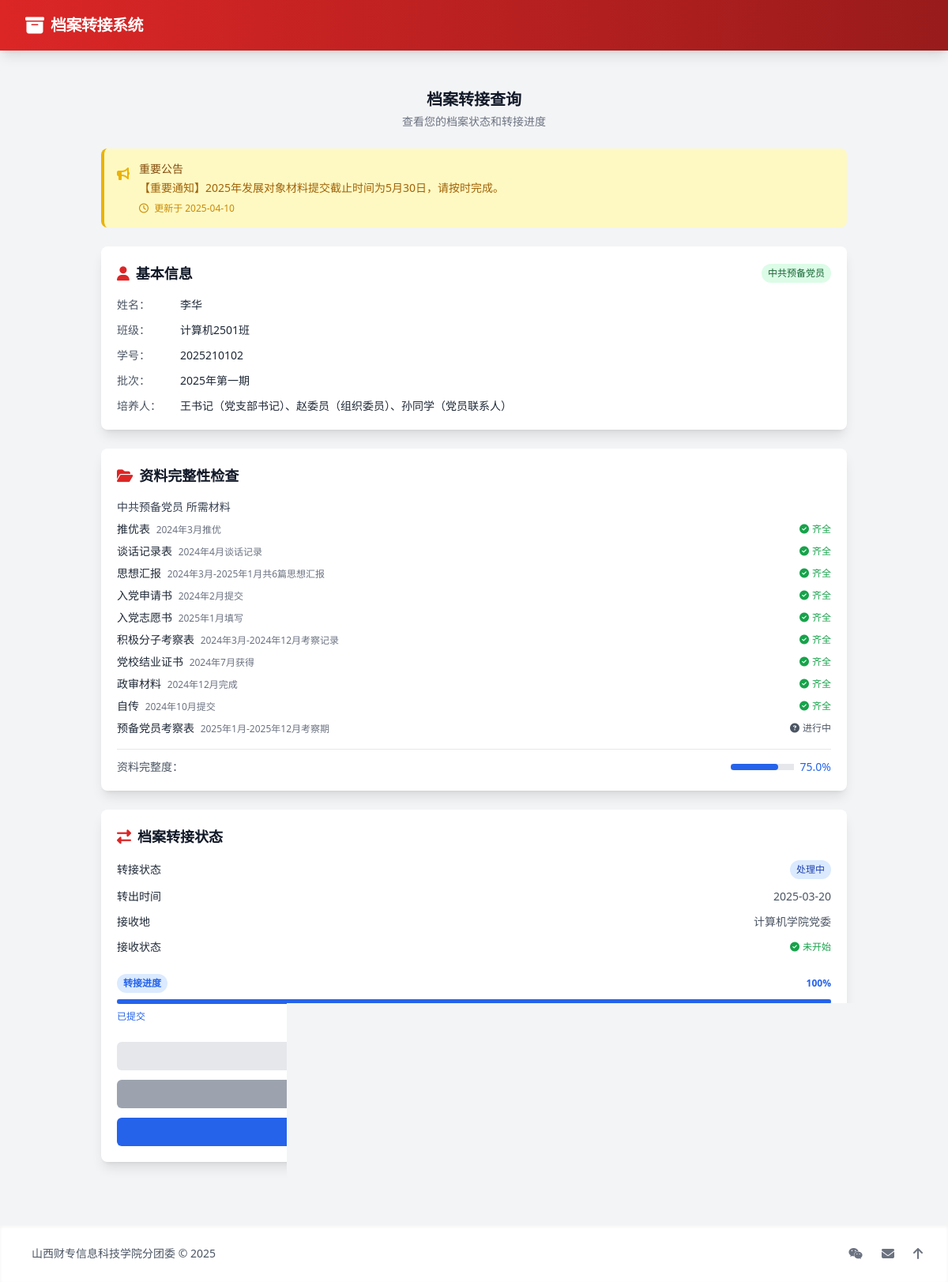
Screenshot of /transfer (signed in) with the database file from the repository.
### tables this page shows
CREATE TABLE announcements (
            id INTEGER PRIMARY KEY,
            content TEXT NOT NULL,
            update_date TEXT NOT NULL
        );

CREATE TABLE users (
            id INTEGER PRIMARY KEY AUTOINCREMENT,
            student_id TEXT UNIQUE NOT NULL,
            name TEXT NOT NULL,
            password TEXT NOT NULL,
            class_name TEXT NOT NULL,
            batch TEXT,
            is_admin INTEGER NOT NULL DEFAULT 0
        );

CREATE TABLE identities (
            id INTEGER PRIMARY KEY AUTOINCREMENT,
            name TEXT NOT NULL UNIQUE
        );

CREATE TABLE materials (
            id INTEGER PRIMARY KEY AUTOINCREMENT,
            name TEXT NOT NULL UNIQUE
        );

CREATE TABLE transfer_status (
            user_id INTEGER PRIMARY KEY,
            transfer_status TEXT NOT NULL,
            receive_status TEXT NOT NULL,
            transfer_date TEXT,
            receiver TEXT,
            progress INTEGER NOT NULL,
            abandoned_at TEXT,
            FOREIGN KEY (user_id) REFERENCES users(id)
        );

### app.py (the view)
    def wrap(*args, **kwargs):
        if 'user_id' not in session:
            flash('请先登录', 'error')
            return redirect(url_for('login'))
        return f(*args, **kwargs)

### app.py (called while the page is built)
def add_role_filter(value, cultivators):
    for cultivator in cultivators:
        if cultivator['name'] == value:
            return f"{value}（{cultivator['role']}）"
    return value

def login_required(f):
    def wrap(*args, **kwargs):
        if 'user_id' not in session:
            flash('请先登录', 'error')
            return redirect(url_for('login'))
        return f(*args, **kwargs)
    wrap.__name__ = f.__name__
    return wrap

### database.py (called while the page is built)
def get_db():
    conn = sqlite3.connect('archive.db', timeout=10)  # 增加超时时间
    conn.row_factory = sqlite3.Row
    return conn

def get_user_by_student_id(student_id):
    try:
        conn = get_db()
        with conn:
            user = conn.execute('SELECT * FROM users WHERE student_id = ?', (student_id,)).fetchone()
        return user
    finally:
        conn.close()

def get_user_identities(user_id):
    try:
        conn = get_db()
        with conn:
            identities = conn.execute('''
                SELECT i.id, i.name as identity_name
                FROM user_identities ui
                JOIN identities i ON ui.identity_id = i.id
                WHERE ui.user_id = ?
                ORDER BY i.id
            ''', (user_id,)).fetchall()
        return identities
    finally:
        conn.close()

def get_user_identity_ids(user_id):
    try:
        conn = get_db()
        with conn:
            identity_ids = conn.execute('SELECT identity_id FROM user_identities WHERE user_id = ?', (user_id,)).fetchall()
        return [i['identity_id'] for i in identity_ids]
    finally:
        conn.close()

def get_user_materials(user_id):
    try:
        conn = get_db()
        with conn:
            materials = conn.execute('''
                SELECT DISTINCT m.id, m.name,
                       COALESCE(um.status, '未录入') as status,
                       COALESCE(um.details, '') as details
                FROM materials m
                LEFT JOIN user_materials um ON m.id = um.material_id AND um.user_id = ?
                WHERE EXISTS (
                    SELECT 1 FROM identity_materials im
                    JOIN user_identities ui ON im.identity_id = ui.identity_id
                    WHERE ui.user_id = ? AND im.material_id = m.id
                )
                ORDER BY m.id
            ''', (user_id, user_id)).fetchall()
        return materials
    finally:
        conn.close()

### templates/transfer.html (shortened to what this page needs)
{% extends "base.html" %}
{% block content %}
<div class="w-full px-4 py-6">
    <header class="mb-6 animate-fadeIn">
        <h1 class="text-xl font-bold text-gray-900 dark:text-gray-100 text-center">档案转接查询</h1>
        <p class="mt-1 text-sm text-gray-500 dark:text-gray-400 text-center">查看您的档案状态和转接进度</p>
    </header>
    <div class="bg-yellow-100 dark:bg-yellow-900 border-l-4 border-yellow-500 dark:border-yellow-400 p-4 mb-6 rounded-lg animate-fadeIn">
        <div class="flex items-start">
            <div class="flex-shrink-0 text-yellow-500 dark:text-yellow-400 mt-1">
                <i class="fas fa-bullhorn"></i>
            </div>
            <div class="ml-3 flex-1">
                <h3 class="text-sm font-medium text-yellow-800 dark:text-yellow-200">重要公告</h3>
                <p class="mt-1 text-sm text-yellow-700 dark:text-yellow-300 whitespace-pre-line">{{ announcement.content }}</p>
                <p class="mt-2 text-xs text-yellow-600 dark:text-yellow-400">
                    <i class="far fa-clock mr-1"></i> 更新于 {{ announcement.update_date }}
                </p>
            </div>
        </div>
    </div>
    <div class="bg-white dark:bg-gray-800 rounded-lg shadow-lg p-5 mb-6 animate-fadeIn">
        <div class="flex justify-between items-center mb-4">
            <h2 class="text-lg font-semibold text-gray-900 dark:text-gray-100 flex items-center">
                <i class="fas fa-user mr-2 text-red-600 dark:text-red-400"></i> 基本信息
            </h2>
            <span class="bg-green-100 text-green-800 text-xs px-2 py-1 rounded-full">
                {{ identities|map(attribute='identity_name')|join('、') }}
            </span>
        </div>
        <div class="space-y-3 text-sm">
            <div class="flex items-center">
                <span class="text-gray-600 dark:text-gray-400 w-20">姓名：</span>
                <span class="text-gray-800 dark:text-gray-200 font-medium">{{ current_user.name }}</span>
            </div>
            <div class="flex items-center">
                <span class="text-gray-600 dark:text-gray-400 w-20">班级：</span>
                <span class="text-gray-800 dark:text-gray-200">{{ current_user.class_name }}</span>
            </div>
            <div class="flex items-center">
                <span class="text-gray-600 dark:text-gray-400 w-20">学号：</span>
                <span class="text-gray-800 dark:text-gray-200">{{ current_user.student_id }}</span>
            </div>
            <div class="flex items-center">
                <span class="text-gray-600 dark:text-gray-400 w-20">批次：</span>
                <span class="text-gray-800 dark:text-gray-200">{{ current_user.batch or '未分配' }}</span>
            </div>
            <div class="flex items-center">
                <span class="text-gray-600 dark:text-gray-400 w-20">培养人：</span>
                <span class="text-gray-800 dark:text-gray-200">
                    {% if cultivators %}
                        {{ cultivators|map(attribute='name')|map('add_role', cultivators)|join('、') }}
                    {% else %}
                        无
                    {% endif %}
                </span>
            </div>
        </div>
    </div>
    <div class="bg-white dark:bg-gray-800 rounded-lg shadow-lg p-5 mb-6 animate-fadeIn">
        <h2 class="text-lg font-semibold text-gray-900 dark:text-gray-100 mb-4 flex items-center">
            <i class="fas fa-folder-open mr-2 text-red-600 dark:text-red-400"></i> 资料完整性检查
        </h2>
        {% for identity in identities %}
        <div class="mb-4">
            <h3 class="text-sm font-medium text-gray-700 dark:text-gray-300">{{ identity.identity_name }} 所需材料</h3>
            <div class="mt-2 space-y-2">
                {% for material in materials if material.id in material_requirements[identity.id]|map(attribute='id') %}
                <div class="flex justify-between items-center text-sm">
                    <div class="flex-1 truncate">
                        <span class="text-gray-800 dark:text-gray-200">{{ material.name }}</span>
                        {% if material.details|length > 0 %}
                        <span class="text-gray-500 dark:text-gray-400 text-xs ml-1" title="{{ material.details }}">{{ material.details|truncate(20) }}</span>
                        {% endif %}
                    </div>
                    <span class="{% if material.status == '齐全' %}text-green-600{% elif material.status == '待审核' %}text-yellow-600{% elif material.status == '不足' %}text-red-600{% else %}text-gray-600{% endif %} flex items-center text-xs">
                        <i class="fas {% if material.status == '齐全' %}fa-check-circle{% elif material.status == '待审核' %}fa-exclamation-circle{% elif material.status == '不足' %}fa-times-circle{% else %}fa-question-circle{% endif %} mr-1"></i> {{ material.status or '未录入' }}
                    </span>
                </div>
                {% endfor %}
            </div>
        </div>
        {% endfor %}
        <div class="mt-4 pt-3 border-t border-gray-200 dark:border-gray-700">
            <div class="flex justify-between items-center text-sm">
                <span class="text-gray-600 dark:text-gray-400">资料完整度：</span>
                <div class="flex items-center">
                    <div class="w-20 bg-gray-200 dark:rounded-full h-2 mr-2">
                        <div class="bg-blue-600 h-2 rounded-full" style="width: {{ completeness }}%"></div>
                    </div>
                    <span class="text-blue-600 dark:text-blue-400 font-medium">{{ completeness|round(1) }}%</span>
                </div>
            </div>
        </div>
    </div>
    <div class="bg-white dark:bg-gray-800 rounded-lg shadow-lg p-5 animate-fadeIn">
        <h2 class="text-lg font-semibold text-gray-900 dark:text-gray-100 mb-4 flex items-center">
            <i class="fas fa-exchange-alt mr-2 text-red-600 dark:text-red-400"></i> 档案转接状态
        </h2>
        <div class="space-y-3 text-sm">
            <div class="flex justify-between items-center">
                <span class="text-gray-800 dark:text-gray-200">转接状态</span>
                <span class="bg-{% if transfer_status.transfer_status == '已放弃' %}gray{% else %}blue{% endif %}-100 text-{% if transfer_status.transfer_status == '已放弃' %}gray{% else %}blue{% endif %}-800 px-2 py-1 rounded-full text-xs">
                    {{ transfer_status.transfer_status }}
                </span>
            </div>
            <div class="flex justify-between items-center">
                <span class="text-gray-800 dark:text-gray-200">转出时间</span>
                <span class="text-gray-600 dark:text-gray-400">{{ transfer_status.transfer_date or '未开始' }}</span>
            </div>
            <div class="flex justify-between items-center">
                <span class="text-gray-800 dark:text-gray-200">接收地</span>
                <span class="text-gray-600 dark:text-gray-400">{{ transfer_status.receiver or '待定' }}</span>
            </div>
            <div class="flex justify-between items-center">
                <span class="text-gray-800 dark:text-gray-200">接收状态</span>
                <span class="{% if transfer_status.receive_status == '已放弃' %}text-gray-600{% elif transfer_status.receive_status == '待确认' %}text-yellow-600{% else %}text-green-600{% endif %} flex items-center text-xs">
                    <i class="fas {% if transfer_status.receive_status == '已放弃' %}fa-ban{% elif transfer_status.receive_status == '待确认' %}fa-clock{% else %}fa-check-circle{% endif %} mr-1"></i> {{ transfer_status.receive_status }}
                </span>
            </div>
        </div>
        <div id="progressSection" class="mt-6 {% if transfer_status.transfer_status == '已放弃' %}hidden{% endif %}">
            <div class="flex items-center justify-between mb-2">
                <span class="text-xs font-semibold px-2 py-1 rounded-full text-blue-600 bg-blue-100 dark:text-blue-400 dark:bg-blue-900">转接进度</span>
                <span class="text-xs font-semibold text-blue-600 dark:text-blue-400">{{ transfer_status.progress|default(0) }}%</span>
            </div>
            <div class="w-full bg-gray-200 dark:rounded-full h-1.5">
                <div class="bg-blue-600 h-1.5 rounded-full" style="width: {{ transfer_status.progress|default(0) }}%"></div>
            </div>
            <div class="flex justify-between text-xs text-gray-600 dark:text-gray-400 mt-2">
                <span class="{% if transfer_status.progress|default(0) >= 25 %}text-blue-600 dark:text-blue-400{% endif %}">已提交</span>
                <span class="{% if transfer_status.progress|default(0) >= 50 %}text-blue-600 dark:text-blue-400{% endif %}">审核中</span>
                <span class="{% if transfer_status.progress|default(0) >= 75 %}text-blue-600 dark:text-blue-400{% endif %}">转接中</span>
                <span class="{% if transfer_status.progress|default(0) >= 100 %}text-blue-600 dark:text-blue-400{% endif %}">已完成</span>
            </div>
        </div>
        <div class="mt-6 grid grid-cols-1 gap-3">
            <a href="{{ url_for('help') }}" class="bg-gray-200 hover:bg-gray-300 text-gray-800 py-2 px-4 rounded-md transition duration-200 flex items-center justify-center text-sm">
                <i class="fas fa-question-circle mr-2"></i> 帮助
            </a>
            {% if '入党积极分子' in identities|map(attribute='identity_name')|list and transfer_status.transfer_status != '已放弃' %}
            <form method="POST" action="{{ url_for('transfer') }}">
                <input type="hidden" name="action" value="abandon">
                <button type="submit" id="abandonBtn" class="bg-red-600 hover:bg-red-700 text-white py-2 px-4 rounded-md transition duration-200 flex items-center justify-center text-sm w-full">
                    <i class="fas fa-ban mr-2"></i> 放弃转接
                </button>
            </form>
            {% else %}
            <button class="bg-gray-400 text-white py-2 px-4 rounded-md cursor-not-allowed flex items-center justify-center text-sm" disabled>
                <i class="fas fa-ban mr-2"></i> 禁止操作
            </button>
            {% endif %}
            <a href="{{ url_for('logout') }}" class="bg-blue-600 hover:bg-blue-700 text-white py-2 px-4 rounded-md transition duration-200 flex items-center justify-center text-sm">
                <i class="fas fa-sign-out-alt mr-2"></i> 退出登录
            </a>
        </div>
    </div>
</div>
{% endblock %}

### templates/base.html (shortened to what this page needs)
<!DOCTYPE html>
<html lang="zh-CN">
<head>
    <script src="https://cdn.tailwindcss.com"></script>
    <link rel="stylesheet" href="https://cdnjs.cloudflare.com/ajax/libs/font-awesome/6.4.0/css/all.min.css">
    <link rel="stylesheet" href="{{ url_for('static', filename='css/signature.css') }}">
</head>
<body class="bg-gray-100 dark:bg-gray-900 min-h-screen flex flex-col transition-colors duration-300">
    <nav class="bg-gradient-to-r from-red-600 to-red-800 text-white shadow-lg">
        <div class="max-w-7xl mx-auto px-4 sm:px-6 lg:px-8">
            <div class="flex items-center justify-between h-16">
                <div class="flex items-center">
                    <div class="flex-shrink-0 flex items-center">
                        <i class="fas fa-archive text-2xl mr-2"></i>
                        <h1 class="text-xl font-bold tracking-tight">档案转接系统</h1>
                    </div>
                </div>
            </div>
        </div>
    </nav>
    <main class="flex-grow container mx-auto p-4 md:p-6 animate-fadeIn">
        {% block content %}{% endblock %}
    </main>
    <footer class="bg-white dark:bg-gray-800 shadow-inner mt-8 py-6">
        <div class="max-w-7xl mx-auto px-4 sm:px-6 lg:px-8">
            <div class="flex flex-col md:flex-row justify-between items-center">
                <div class="flex items-center space-x-2 mb-4 md:mb-0">
                    <p class="text-sm text-gray-600 dark:text-gray-300">山西财专信息科技学院分团委 © 2025</p>
                </div>
                <div class="flex space-x-6">
                    <a href="#" class="text-gray-500 hover:text-red-600 dark:hover:text-red-400 transition">
                        <i class="fab fa-weixin"></i>
                    </a>
                    <a href="#" class="text-gray-500 hover:text-blue-600 dark:hover:text-blue-400 transition">
                        <i class="fas fa-envelope"></i>
                    </a>
                    <button onclick="window.scrollTo({top: 0, behavior: 'smooth'})"
                        class="text-gray-500 hover:text-gray-700 dark:hover:text-gray-300 transition" title="返回顶部">
                        <i class="fas fa-arrow-up"></i>
                    </button>
                </div>
            </div>
        </div>
    </footer>
</body>
</html>

### templates/base.html (style rules this page uses)
.animate-fadeIn { animation: fadeIn 0.5s ease-out forwards; }

### rows the page displays
announcements: content "【重要通知】2025年发展对象材料提交截止时间为5月30日，请按时完成。", update_date "2025-04-10"
users: name "李华", class_name "计算机2501班", student_id "2025210102", batch "2025年第一期"
identities: identity_name "中共预备党员"
materials: name "推优表", details "2024年3月推优", status "齐全"
materials: name "谈话记录表", details "2024年4月谈话记录", status "齐全"
materials: name "思想汇报", details "2024年3月-2025年1月共6篇思想汇报", status "齐全"
materials: name "入党申请书", details "2024年2月提交", status "齐全"
materials: name "入党志愿书", details "2025年1月填写", status "齐全"
materials: name "积极分子考察表", details "2024年3月-2024年12月考察记录", status "齐全"
materials: name "党校结业证书", details "2024年7月获得", status "齐全"
materials: name "政审材料", details "2024年12月完成", status "齐全"
materials: name "自传", details "2024年10月提交", status "齐全"
materials: name "预备党员考察表", details "2025年1月-2025年12月考察期", status "进行中"

### other values shown
{{ identities|map(attribute='identity_name')|join('、') }} "中共预备党员"
{{ completeness|round(1) }} "75.0"
